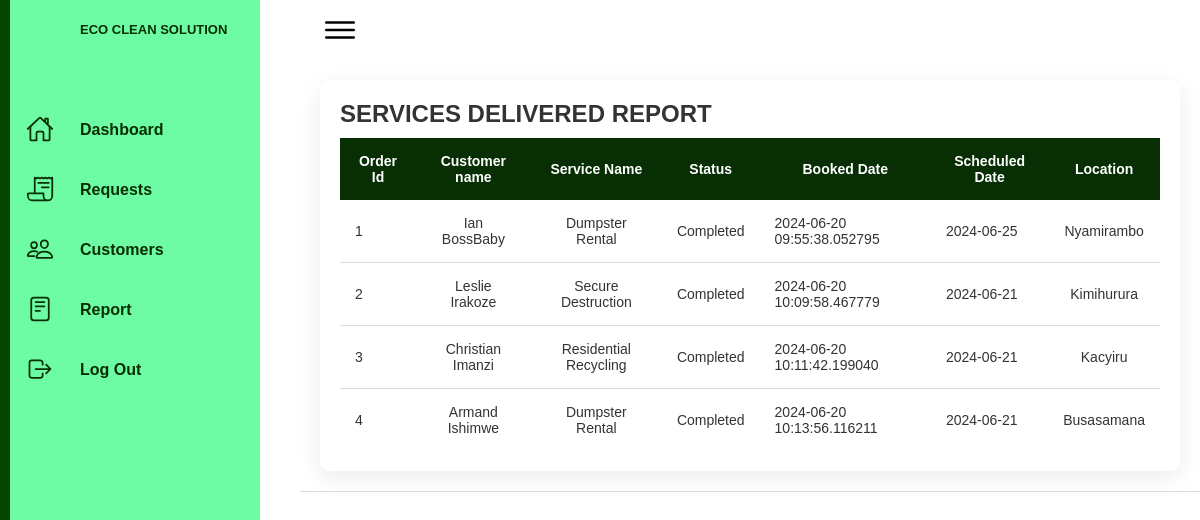
The page /admin/report (signed in) on the database its author committed.
### EcoApp/model.py (models this page shows, shortened)
class Order(db.Model):
    id = db.Column(db.Integer, primary_key=True)
    user_id = db.Column(db.Integer, db.ForeignKey('users.id'), nullable=False)
    timestamp = db.Column(db.DateTime, nullable=False, default=datetime.utcnow)
    scheduled_date = db.Column(db.Date, nullable=False)  # New column for scheduled date
    status = db.Column(db.String(20), nullable=False, default='Pending')  # Default status to 'Pending'
    order_services = db.relationship('OrderServices', backref='order', lazy=True)

class Users(db.Model, UserMixin):
    id = db.Column(db.Integer, primary_key=True)
    first_name = db.Column(db.String(20), nullable=False)
    last_name = db.Column(db.String(20), nullable=False)
    email = db.Column(db.String(40), nullable=False, unique=True)
    district = db.Column(db.String(20), nullable=False)
    sector = db.Column(db.String(20), nullable=False)
    village = db.Column(db.String(20), nullable=False)
    street = db.Column(db.String(20), nullable=True)
    password = db.Column(db.String(200), nullable=False)  # Increased length for hashed password
    cell = db.Column(db.String(20), nullable=False)
    is_admin = db.Column(db.Boolean, default=False)
    orders = db.relationship('Order', backref='user', lazy=True)

class Services(db.Model):
    id = db.Column(db.Integer, primary_key=True)
    service_name = db.Column(db.String(50), nullable=False, unique=True)
    price = db.Column(db.Integer, nullable=False)
    order_services = db.relationship('OrderServices', backref='service', lazy=True)

### EcoApp/routes.py (the view)
@app.route("/admin/report", methods=["GET", "POST"])
@login_required
def report():
    form = RangeTime()
    if not current_user.is_authenticated or not current_user.is_admin:
        abort(403)
    if request.method == 'GET':
        form.datefrom.data = datetime.now().date()
        form.dateto.data = datetime.now().date()
    if form.validate_on_submit():
        date_from = datetime.strptime(form.datefrom.data, "%Y-%m-%d").date()
        date_to = datetime.strptime(form.dateto.data, "%Y-%m-%d").date()
        ordersReq = Order.query.filter(Order.status == "Completed",
                                       Order.scheduled_date.between(date_from, date_to)).all()
    else:
        ordersReq = Order.query.filter_by(status="Completed").all()
    usersNumber = len(Users.query.filter(Users.email != "admin@gmail.com").all())
    ordersReqNumber = len(ordersReq)
    return render_template("adminrepo.html", ordersReq=ordersReq, number=usersNumber, reqnumber=ordersReqNumber, form=form)

### EcoApp/model.py (called while the page is built)
@login_manager.user_loader
def load_user(user_id):
    return Users.query.get(int(user_id))

### EcoApp/templates/adminrepo.html (shortened to what this page needs)
<!DOCTYPE html>
<html lang="en">
<head>
    <link rel="stylesheet" href="../static/admin-dash.css">
</head>
<body>
    <div class="container">
        <div class="navigation">
            <ul>
                <li>
                    <a href="{{ url_for('admin') }}">
                        <img class="icon" src="../static/images/logo.png" alt="">
                        <span class="topup">ECO CLEAN SOLUTION</span>
                    </a>
                </li>
                <li>
                    <a href="{{ url_for('admin') }}">
                        <span class="icon">
                            <ion-icon name="home-outline"></ion-icon>
                        </span>
                        <span class="title">Dashboard</span>
                    </a>
                </li>
                <li>
                    <a href="{{ url_for('admin' ) }}">
                        <span class="icon">
                            <ion-icon name="receipt-outline"></ion-icon>
                        </span>
                        <span class="title">Requests</span>
                    </a>
                </li>
                <li>
                    <a href="{{ url_for('customers' ) }}">
                        <span class="icon">
                            <ion-icon name="people-outline"></ion-icon>
                        </span>
                        <span class="title">Customers</span>
                    </a>
                </li>
                <li>
                    <a href="{{ url_for('report') }}">
                        <span class="icon">
                            <ion-icon name="reader-outline"></ion-icon>
                        </span>
                        <span class="title">Report</span>
                    </a>
                </li>
                <li>
                    <a href="{{ url_for('logout' ) }}" class="logout">
                        <span class="icon">
                            <ion-icon name="log-out-outline"></ion-icon>
                        </span>
                        <span class="title">Log Out</span>
                    </a>
                </li>
            </ul>
        </div>
        <div class="main">
            <div class="topbar">
                <div class="toggle">
                    <ion-icon name="menu-outline"></ion-icon>
                </div>
            </div>
            <div class="details">
                <div class="recentOrders">
                    <div class="cardHeader">
                        <h2>SERVICES DELIVERED REPORT</h2>
                    </div>
                    <table class="report" id="orderTable">
                        <thead>
                            <tr>
                                <th>Order Id</th>
                                <th>Customer name</th>
                                <th>Service Name</th>
                                <th>Status</th>
                                <th> Booked Date</th>
                                <th>Scheduled Date</th>
                                <th>Location</th>
                            </tr>
                        </thead>
                        <tbody>
                            {% for order in ordersReq %}
                            <tr>
                            <td > {{ order.id }} </td>
                            <td>{{ order.user.first_name }} {{ order.user.last_name }}</td>
                            <td>{{ order.order_services[0].service.service_name }}</td>
                            <td>{{ order.status }}</td>
                            <td>{{ order.timestamp }}</td>
                            <td>{{ order.scheduled_date }}</td>
                            <td>{{ order.user.sector }}</td>
                            </tr>
                           {% endfor %}
                        </tbody>
                    </table>
                </div>
    </div>
</body>
</html>

### EcoApp/static/admin-dash.css (style rules this page uses)
* { font-family: 'poppins', sans-serif; margin: 0; padding: 0; box-sizing: border-box; }
:root { --blue: #044401; --gray: #f5f5f5; --side: rgb(8, 46, 4); --black1: #222; --black2: #6dfca4; --white: #ffffff; --light-grey: #f9f9f9; --grey: #dcdcdc; --black: #333333; --black-light: #666666; --success: #35c958; --warning: #d6a617; --danger: #dc3545; --info: #17a2b8; }
body { min-height: 100vh; overflow-x: hidden; }
.container { position: relative; width: 100%; box-shadow: 0 0 10px rgba(0, 0, 0, 0.1); border-radius: 10px; }
.navigation { position: fixed; width: 260px; height: 100%; background: var(--black2); border-left: 10px solid var(--blue); transition: 0.5s; overflow: hidden; display: flex; flex-direction: column; justify-content: space-between; }
.navigation ul { width: 100%; padding: 0; margin: 0; list-style: none; flex-grow: 1; }
.navigation ul li { position: relative; width: 100%; border-top-left-radius: 30px; border-bottom-left-radius: 30px; }
.navigation ul li:nth-child(1) { margin-bottom: 40px; pointer-events: none; }
.navigation ul li a { position: relative; display: block; width: 100%; display: flex; text-decoration: none; color: var(--side); }
.navigation ul li a .icon { position: relative; display: block; min-width: 60px; height: 60px; line-height: 75px; text-align: center; }
.navigation ul li a .icon ion-icon { font-size: 1.75rem; }
.navigation ul li a .topup { position: relative; display: block; padding: 0 10px; font-size: 13px; height: 60px; font-weight: 900; line-height: 60px; text-align: start; white-space: nowrap; }
.navigation ul li a .title { position: relative; display: block; padding: 0 10px; height: 60px; font-weight: 600; line-height: 60px; text-align: start; white-space: nowrap; }
.logout { margin-top: auto; }
.main { position: absolute; width: calc(100% - 300px); left: 300px; min-height: 100vh; background: var(--white); transition: 0.5s; }
.topbar { width: 100%; height: 60px; display: flex; justify-content: space-between; align-items: center; padding: 0 10px; }
.toggle { position: relative; width: 60px; height: 60px; display: flex; justify-content: center; align-items: center; font-size: 2.5rem; cursor: pointer; }
.details { position: relative; width: 100%; padding: 20px; display: grid; grid-gap: 30px; border-bottom: 1px solid var(--grey); }
.details .recentOrders { position: relative; display: grid; background: var(--white); padding: 20px; box-shadow: 0 7px 25px rgba(0, 0, 0, 0.08); border-radius: 10px; }
.details .cardHeader { display: flex; justify-content: space-between; align-items: center; }
.cardHeader h2 { font-weight: 900; color: var(--black); text-decoration: darkcyan; }
.details table { width: 100%; border-collapse: collapse; margin-top: 10px; font-size: 14px; }
.details table thead th { font-weight: 600; background-color: var(--side); color: var(--white); padding: 15px; }
.details .recentOrders table tr { color: var(--black); border-bottom: 1px solid var(--grey); transition: background 0.3s, color 0.3s; }
.details .recentOrders table tr:last-child { border-bottom: none; }
.details .recentOrders table tr td { padding: 15px; }
.details .recentOrders table tr td:last-child { text-align: center; }
.details .recentOrders table tr td:nth-child(2), .details .recentOrders table tr td:nth-child(3) { text-align: center; }

### rows shown on the page
Order: id "1", user.first_name "Ian", user.last_name "BossBaby", service_name "Dumpster Rental", status "Completed", timestamp "2024-06-20 09:55:38.052795", scheduled_date "2024-06-25", user.sector "Nyamirambo"
Order: id "2", user.first_name "Leslie", user.last_name "Irakoze", service_name "Secure Destruction", status "Completed", timestamp "2024-06-20 10:09:58.467779", scheduled_date "2024-06-21", user.sector "Kimihurura"
Order: id "3", user.first_name "Christian", user.last_name "Imanzi", service_name "Residential Recycling", status "Completed", timestamp "2024-06-20 10:11:42.199040", scheduled_date "2024-06-21", user.sector "Kacyiru"
Order: id "4", user.first_name "Armand", user.last_name "Ishimwe", service_name "Dumpster Rental", status "Completed", timestamp "2024-06-20 10:13:56.116211", scheduled_date "2024-06-21", user.sector "Busasamana"
